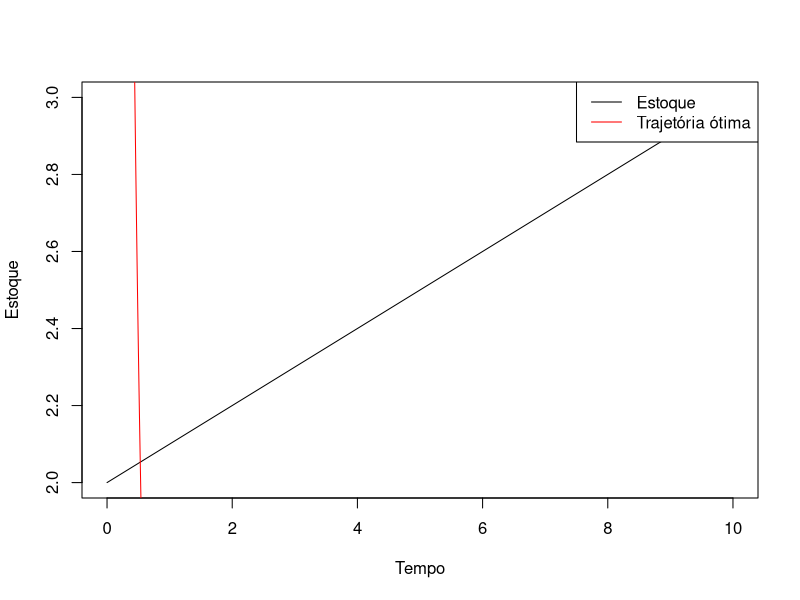

Here is the R script that generated this plot:
# Definição dos parâmetros
alpha <- 0.3 # participação do capital na função de produção
beta_seq <- seq(0.5, 1.5, by=0.1) # sequência de elasticidades intertemporais
delta <- 0.1 # taxa de depreciação do capital físico
rho <- 0.05 # taxa de desconto intertemporal

# Definição da função de utilidade
u <- function(c) {
  if (beta == 1) {
    log(c)
  } else {
    (c^(1-beta) - 1)/(1-beta)
  }
}

# Definição da função de produção
f <- function(k, A) {
  A * k^alpha
}

# Definição das equações dinâmicas
dkdt <- function(t, y, p) {
  with(as.list(c(y, p)), {
    f(k, A) - delta * k
  })
}

dAdt <- function(t, y, p) {
  with(as.list(c(y, p)), {
    0
  })
}

dcdt <- function(t, y, p) {
  with(as.list(c(y, p)), {
    beta_seq[i] * ud(c0) - lambda
  })
}

dldt <- function(t, y, p) {
  with(as.list(c(y, p)), {
    -udd(c0) * (1-l)
  })
}

# Definição das derivadas da função de utilidade
ud <- function(c) {
  c^(-beta)
}

udd <- function(c) {
  -beta * c^(-beta-1)
}

library(deSolve)

# Definição das derivadas da função de utilidade
u_prime <- function(S) {
  1 / (1 + exp(-S))
}

# Definição da derivada do estoque
dS_dt <- function(S, t, param1, param2) {
  r <- param1
  a <- param2
  
  u_prime_S <- u_prime(S)
  dS_dt <- r - a * u_prime_S
  
  return(dS_dt)
}

# Definição dos tempos e condições iniciais
times <- seq(0, 10, by = 0.01)
S0 <- 2
X0 <- c(S0)

# Definição dos parâmetros
r <- 0.1 # taxa de crescimento
a <- 0.5 # elasticidade-preço da demanda
b <- 0.5 # elasticidade-preço da oferta
c <- 0.1 # custo fixo

# Função das derivadas
dX_dt <- function(t, X, parms) {
  with(as.list(c(X, parms)), {
    S <- X[1]
    dS_dt <- r - a * u_prime(S) + b * u_prime(S)
    return(list(dS_dt))
  })
}
# Simulação da dinâmica do estoque
out <- ode(y = X0, times = times, func = dX_dt, parms = list(param1 = r, param2 = a, param3 = b))
S <- out[, 2] # estoque ao longo do tempo

# Cálculo da trajetória ótima
S_optimal <- numeric(length = length(times))
for (i in seq_along(times)) {
  t <- times[i]
  S_t <- S[i]
  lambda_t <- r + u_prime(S_t)*a - u_prime(S_t)*b
  S_optimal[i] <- (S0^(u_prime(S_t)*a/lambda_t))*exp(-c/lambda_t*(t - 0))^(u_prime(S_t)*b/lambda_t)
}

# Plot da dinâmica do estoque e da trajetória ótima
plot(times, S, type = "l", xlab = "Tempo", ylab = "Estoque")
lines(times, S_optimal, col = "red") 
legend("topright", c("Estoque", "Trajetória ótima"), col = c("black", "red"), lty = c(1, 1))
